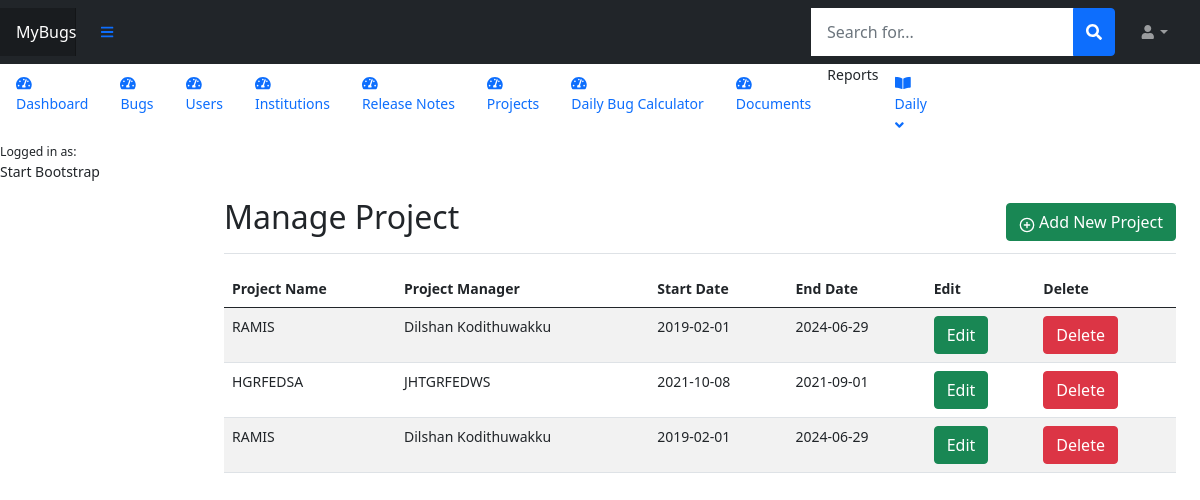
The page /Projects/projects.php (signed in) on the database its author committed.
### tables this page shows
CREATE TABLE `bugs` (
  `BugId` int(11) NOT NULL,
  `BugRefId` varchar(11) NOT NULL,
  `BugDescription` varchar(255) NOT NULL,
  `Project` text NOT NULL,
  `BugPiority` text NOT NULL,
  `BugStatus` text NOT NULL,
  `BugSummary` varchar(255) NOT NULL,
  `Attachments` varchar(255) NOT NULL
);

CREATE TABLE `projects` (
  `ProjectId` int(11) NOT NULL,
  `ProjectName` varchar(255) NOT NULL,
  `ProjectManager` varchar(200) NOT NULL,
  `StartDate` date NOT NULL,
  `EndDate` date NOT NULL
);

### Projects/projects.php (the view, shortened to what this page needs)
<?php include '../header.php'; ?>
<?php include '../connection.php'; ?>
<div class="d-flex justify-content-between flex-wrap flex-md-nowrap align-items-center pt-3 pb-2 mb-3 border-bottom">
    <h2 class="h2">Manage Project</h2>
    <a href="<?php echo site_url; ?>Projects/add_Project.php" class="btn btn-success"><span data-feather="plus-circle"></span>
        Add New Project</a>
</div>
<?php
$sql = "SELECT * FROM bugs b LEFT JOIN projects p ON p.ProjectId=b.Project";
$result = $conn->query($sql);
?>
<table class="table table-striped">
    <thead>
        <tr>
            <th>Project Name</th>
            <th>Project Manager</th>
            <th>Start Date</th>
            <th>End Date</th>
            <th>Edit</th>
            <th>Delete</th>
        </tr>
    </thead>
    <tbody>
        <?php
        if ($result->num_rows > 0) {
            while ($row = $result->fetch_assoc()) {
                ?>
                <tr>
                    <td><?php echo $row['ProjectName']; ?></td>
                    <td><?php echo $row['ProjectManager']; ?></td>
                    <td><?php echo $row['StartDate']; ?></td>
                    <td><?php echo $row['EndDate']; ?></td>
                    <td><form method="POST" action="<?php echo site_url; ?>Projects/edit.php"
                              <input type="hidden" name="operate" value="Update">
                            <button type="submit" class="btn btn-success">Edit</button>
                        </form>
                    </td>
                    <td>
                        <form id="delete_form<?php echo $row['ProjectId']; ?>" method="POST" action="<?php echo site_url; ?>Projects/delete.php">
                            <button type="button" class="btn btn-danger" onclick="deleteProject('delete_form<?php echo $row['ProjectId']; ?>')">Delete</button>
                        </form>
                    </td>
                </tr>
                <?php
            }
        }
        ?>
    </tbody>
</table>
<?php include '../footer.php'; ?>

### css/dashboard.css (style rules this page uses)
body { font-size: .875rem; }
.feather { width: 16px; height: 16px; vertical-align: text-bottom; }

### rows shown on the page
bugs: projects.ProjectName "RAMIS", projects.ProjectManager "Dilshan Kodithuwakku", projects.StartDate "2019-02-01", projects.EndDate "2024-06-29"
bugs: projects.ProjectName "HGRFEDSA", projects.ProjectManager "JHTGRFEDWS", projects.StartDate "2021-10-08", projects.EndDate "2021-09-01"
bugs: projects.ProjectName "RAMIS", projects.ProjectManager "Dilshan Kodithuwakku", projects.StartDate "2019-02-01", projects.EndDate "2024-06-29"
